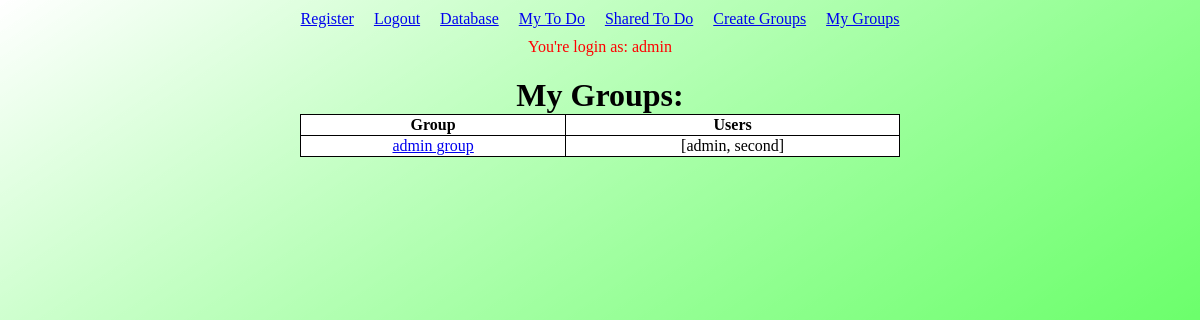
/mygroups (signed in), run on the app's committed database.
### main.py (models this page shows, shortened)
class User(db.Model, UserMixin):
    id = db.Column(db.Integer, primary_key = True)
    username = db.Column(db.String(10), unique=True, index=True)
    password = db.Column(db.String(20))
    todos = db.relationship('Todo', backref='owner', lazy=True)
    def __repr__(self):
        return self.username

class Group(db.Model):
    id = db.Column(db.Integer, primary_key = True)
    name = db.Column(db.String(10), unique=True, index=True)
    password = db.Column(db.String(20))
    users = db.relationship('User',
                            secondary=groups,
                            backref=db.backref('groups',
                                                lazy='dynamic',
                                                order_by=name))
    def __repr__(self):
        return self.name

### main.py (the view)
@app.route("/mygroups")
@login_required
def my_groups():
    user = current_user
    groups = Group.query.all()
    my_groups = []
    for group in groups:
        if user in group.users:
            my_groups.append(group)
    return render_template('my_groups.html', my_groups=my_groups)

### main.py (called while the page is built)
@login_manager.user_loader
def load_user(user_id):
    return User.query.get(int(user_id))

### templates/my_groups.html
{% extends "layout.html" %}
{% block content %}
    <h1>My Groups:</h1>
    <table style="width: 50%; margin-left: auto; margin-right: auto;">
        <tr>
            <th>Group</th>
            <th>Users</th>
        </tr>
    {% for group in my_groups %}
            <tr>
                <td style="text-align: center;"> <a href="{{ url_for('group_info', group_name=group) }}"> {{ group }} </a></td>
                <td style="text-align: center;"> {{ group.users }} </td>
            </tr>
    {% endfor %}
    </table>
{% endblock %}

### templates/layout.html (shortened to what this page needs)
<!DOCTYPE html>
<html lang="en">
<head>
    <link rel="stylesheet" href="{{ url_for('static', filename='styles.css') }}">
</head>
<body>
    <section class="links">
        <a href="{{ url_for('register') }}">Register</a>
        <br>
        {% if current_user.is_authenticated %}
            <a href="{{ url_for('logout') }}">Logout</a>
        {% else %}
            <a href="{{ url_for('login') }}">Login</a>
        {% endif %}
        <br>
        <a href="{{ url_for('database') }}">Database</a>
        <br>
        <a href="{{ url_for('mytodo') }}">My To Do</a>
        <br>
        <a href="{{ url_for('sharedtodo') }}">Shared To Do</a>
        <br>
        <a href="{{ url_for('create_group') }}">Create Groups</a>
        <br>
        <a href="{{ url_for('my_groups') }}">My Groups</a>
        <br>
    </section>
    <div class="login-info">
        {% if current_user.is_authenticated %}
            <span>You're login as: {{  current_user.username }}</span>
        {% else %}
            <span>You're not login.</span>
        {% endif %}
    </div>
    {% block content %}{% endblock %}
</body>
</html>

### static/styles.css (style rules this page uses)
html, body { margin: 0; padding: 0; background-image: linear-gradient(to right bottom, rgba(0,255,0,0), rgba(0,255,0,0.5)); background-size: cover; background-repeat: no-repeat; width: 100%; min-height: 100vh; }
.links { display: flex; align-items: center; justify-content: center; }
.links a { margin: 10px; }
.login-info { text-align: center; color: red; }
h1 { text-align: center; margin-bottom: 0; }
table, th, td { border: 1px solid black; border-collapse: collapse; color: black; background-color: white; }

### data on the page
User: username "admin"
Group: name "admin group", users "[admin, second]"
